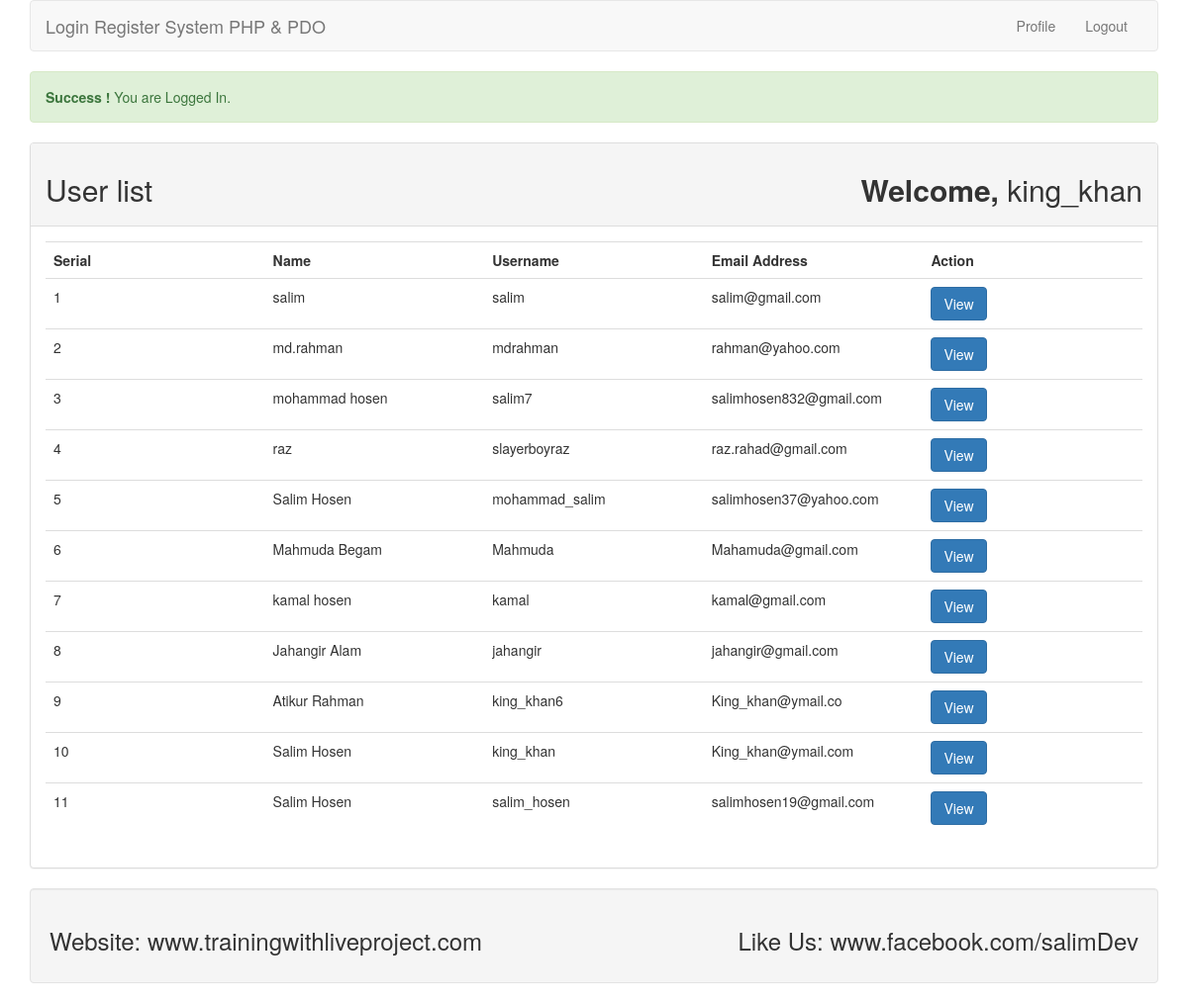
The page /index.php (signed in) on the database its author committed.
### tables this page shows
CREATE TABLE `tbl_user` (
  `id` int(11) NOT NULL,
  `fname` varchar(255) DEFAULT NULL,
  `username` varchar(255) DEFAULT NULL,
  `email` varchar(255) DEFAULT NULL,
  `pass` varchar(255) DEFAULT NULL
);

### lib/Session.php (called while the page is built, shortened)
<?php
    class Session{
		public static function get($key){
			if(isset($_SESSION[$key])){
			    return $_SESSION[$key];
			}else{
				return false;
			}
		}
	}
?>

### lib/User.php (called while the page is built, shortened)
<?php
    include_once 'Session.php';
	include 'Database.php';
    class User{
		private $db;
		public function __construct(){
			$this->db = new Database();
		}
		public function getUserData(){
		    $sql = "select * from tbl_user order by id desc";
            $query = $this->db->pdo->prepare($sql);
            $query->execute();
            $result = $query->fetchAll();
            return $result;
		}
	}
?>

### lib/Database.php (called while the page is built)
<?php
    class Database{
		private $hostdb = "localhost";
		private $userdb = "root";
		private $passdb = "";
		private $namedb = "db_lr";
		public $pdo;
		public function __construct(){
			if(!isset($this->pdo)){
			    try{
					$link = new PDO("mysql:host=".$this->hostdb.";dbname=".$this->namedb,$this->userdb,$this->passdb);
					$link->setAttribute(PDO::ATTR_ERRMODE,PDO::ERRMODE_EXCEPTION);
					$link->exec("set character set utf8");
					$this->pdo = $link;
				}catch(PDOException $e){
			        die("Failed to connect with Database".$e->getMessage());
				}
			}
		}
	}
?>

### index.php (the view, shortened to what this page needs)
<?php
	include 'inc/header.php';
	include 'lib/user.php';
	$user = new User();
	$loginmsg = Session::get("loginmsg");
	if(isset($loginmsg)){
		echo $loginmsg;
	}
?>
	<div class="panel panel-default">
	    <div class="panel-heading">
			<h2>User list <span class="pull-right"><strong>Welcome, </strong>
				<?php
					$getName = Session::get("username");
					if(isset($getName))
						echo $getName;
				?>
			</span></h2>
		</div>
	    <div class="panel-body">
			<table class="table table-stripped">
				<tr>
					<th width="20%">Serial</th>
					<th width="20%">Name</th>
					<th width="20%">Username</th>
					<th width="20%">Email Address</th>
					<th width="20%">Action</th>
				</tr>
			    <?php
					$result = $user->getUserData();
					if($result){
						$id = 1;
						foreach($result as $val){
				?>
				<tr>
					<td><?php echo $id++;?></td>
					<td><?php echo $val['fname'];?></td>
					<td><?php echo $val['username'];?></td>
					<td><?php echo $val['email'];?></td>
					<td>
						<a class="btn btn-primary" href="profile.php?id=<?php echo $val['id'];?>">View</a>
					</td>
				</tr>
						<?php } }else{?>
					<tr>
						<td><h2>No User Data Found.</h2></td>
					</tr>
					<?php }?>
			</table>
		</div>
	</div>
<?php
	include 'inc/footer.php';
?>

### inc/header.php (shortened to what this page needs)
<?php
	$filepath = realpath(dirname(__FILE__));
	include_once $filepath."/../lib/Session.php";
?>
<!DOCTYPE html>
<html>
    <head>
		<link rel="stylesheet" href="inc/bootstrap.min.css" type="text/css"/>
	</head>
	<body>
	    <div class="container">
		    <nav class="navbar navbar-default">
			    <div class="container-fluid">
					<div class="navbar-header">
					    <a class="navbar-brand" href="index.php">Login Register System PHP & PDO</a>
					</div>
					<ul class="nav navbar-nav pull-right">
					<?php
						$id = Session::get("id");
						$userlogin = Session::get("login");
						if($userlogin){
					?>
						<li><a href="profile.php?id=<?php echo $id;?>">Profile</a></li>
						<li><a href="?action=logout">Logout</a></li>
						<?php }else{?>
						<li><a href="login.php">Login</a></li>
						<li><a href="register.php">Register</a></li>
						<?php }?>
					</ul>
				</div>
			</nav>

### inc/footer.php
<div class="well">
				<h3>Website: www.trainingwithliveproject.com
					<span class="pull-right">Like Us: www.facebook.com/salimDev</span>
				</h3>
			</div>
		</div>
	</body>
</html>

### rows shown on the page
tbl_user: fname "salim", username "salim", email "salim@gmail.com"
tbl_user: fname "md.rahman", username "mdrahman", email "rahman@yahoo.com"
tbl_user: fname "mohammad hosen", username "salim7", email "salimhosen832@gmail.com"
tbl_user: fname "raz", username "slayerboyraz", email "raz.rahad@gmail.com"
tbl_user: fname "Salim Hosen", username "mohammad_salim", email "salimhosen37@yahoo.com"
tbl_user: fname "Mahmuda Begam", username "Mahmuda", email "Mahamuda@gmail.com"
tbl_user: fname "kamal hosen", username "kamal", email "kamal@gmail.com"
tbl_user: fname "Jahangir Alam", username "jahangir", email "jahangir@gmail.com"
tbl_user: fname "Atikur Rahman", username "king_khan6", email "King_khan@ymail.co"
tbl_user: fname "Salim Hosen", username "king_khan", email "King_khan@ymail.com"
tbl_user: fname "Salim Hosen", username "salim_hosen", email "salimhosen19@gmail.com"

### other values the page prints
$loginmsg "Success ! You are Logged In."
$getName "king_khan"
